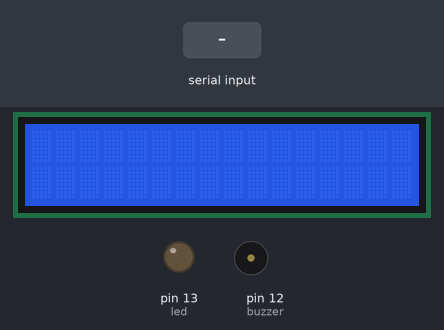
Recording of a sketch running on a simulated Arduino Uno, built with avr-gcc and run on an emulated ATmega328P. Shown: 16×2 character LCD, output pins drawn as LEDs (lit = HIGH), buzzer (waves = sounding). Dashed ring = blinking. Inputs (shaded band) come from the test bench.

Above: at 1.2 s.
1.3 s: "Arma Encontrada\n" received over Serial
At 1.7 s:
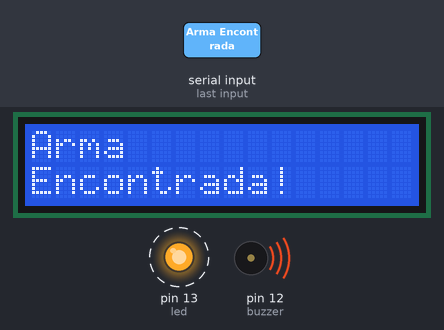
Timing chart, 0 to 10.3 s (numbered marks = the images above; inputs shaded):
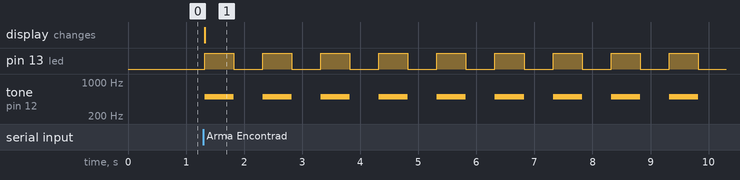

The sketch:

codigo_arduino.ino
```cpp
#include <LiquidCrystal.h>


int led = 13;
int buzzer = 12;

LiquidCrystal lcd(2,3,4,5,6,7,8);

void setup()
{
  lcd.begin(16, 2);
  pinMode(led, OUTPUT);
  pinMode(buzzer, OUTPUT);
  Serial.begin(9600);
}

void loop()
{
  if (Serial.available() > 0) {
    String command = Serial.readStringUntil('\n');
    command.trim();
      if (command.equals("Arma Encontrada")) {
        int i = 0;
        lcd.clear();
        lcd.print("Arma");
        lcd.setCursor(0, 1);
        lcd.print("Encontrada!");

        while (i < 10){
          digitalWrite(led , HIGH);
          tone(buzzer,500);
          delay(500);
          digitalWrite(led , LOW);
          noTone(buzzer);
          delay(500);
          i++;
        }
        lcd.clear();


    }

  }


}
```

Measured:
- after the input at 1.3 s, pin 13 (led): alternates HIGH for 0.50 s and LOW for 0.50 s, starting at once; tone on pin 12 (buzzer): alternates 500 Hz for 0.50 s and silent for 0.50 s, starting at once; the display: changes at once (image 1)
